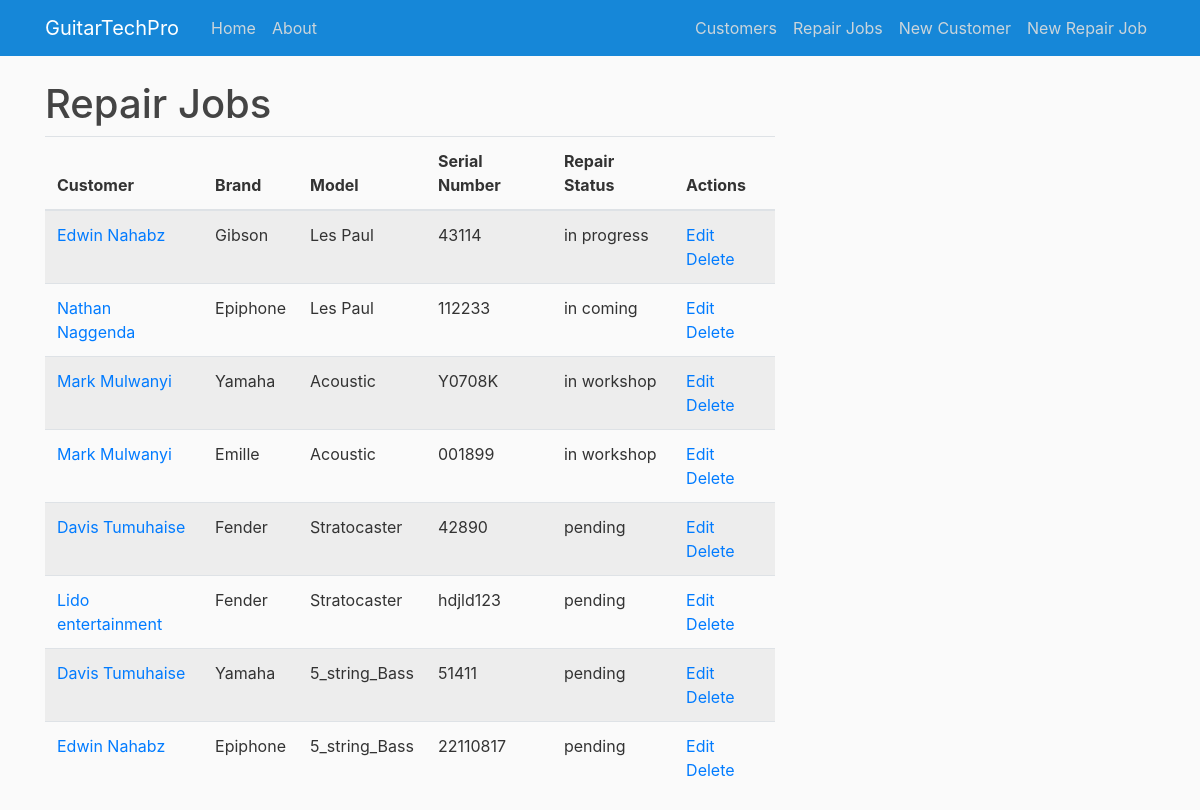
Screenshot of /guitars/view with the database file from the repository.
### app/models.py (models this page shows, shortened)
class Guitar(db.Model):
    id = db.Column(db.Integer, primary_key=True)
    brand = db.Column(db.String(50), nullable=False)
    model = db.Column(db.String(50), nullable=False)
    serial_number = db.Column(db.String(50), nullable=True)
    description = db.Column(db.String(250), nullable=False)
    repair_status = db.Column(db.String(50), nullable=False)
    customer_id = db.Column(db.Integer, db.ForeignKey('customer.id'), nullable=False)

class Customer(db.Model):
    id = db.Column(db.Integer, primary_key=True)
    firstname = db.Column(db.String(50), nullable=False)
    lastname = db.Column(db.String(50), nullable=False)
    phone = db.Column(db.String(20), nullable=False)
    email = db.Column(db.String(120), nullable=True)
    guitars = db.relationship('Guitar', backref='customer', lazy=True)

### app/routes.py (the view)
@app.route('/guitars/view', methods=['GET', 'POST'])
def view_guitars():
    guitars = Guitar.query.all()
    return render_template('view_guitars.html', guitars=guitars)

### app/templates/view_guitars.html (shortened to what this page needs)
{% extends 'base.html' %}
{% block content %}
<h1>Repair Jobs</h1>
<div class="table-responsive">
    <table class="table table-striped">
        <thead>
            <tr>
                <th>Customer</th>
                <th>Brand</th>
                <th>Model</th>
                <th>Serial Number</th>
                <th>Repair Status</th>
                <th>Actions</th>
            </tr>
        </thead>
        <tbody>
            {% for guitar in guitars %}
            <tr>
                <td>
                    {% if guitar.customer %}
                    <a href="{{ url_for('view_customer_guitars', customer_id=guitar.customer.id) }}">
                        {{ guitar.customer.firstname }} {{ guitar.customer.lastname }}
                    </a>
                    {% else %}
                    <a href="{{ url_for('add_customer', guitar_id=guitar.id) }}">Add Customer</a>
                    {% endif %}
                </td>
                <td>{{ guitar.brand }}</td>
                <td>{{ guitar.model }}</td>
                <td>{{ guitar.serial_number}}</td>
                <td>{{ guitar.repair_status }}</td>
                <td>
                    <a href="{{ url_for('edit_guitar', guitar_id=guitar.id) }}">Edit</a>
                    <a href="{{ url_for('delete_guitar', guitar_id=guitar.id) }}" onclick="return confirm('Are you sure you want to delete this guitar?')">Delete</a>
                </td>
            </tr>
            {% endfor %}
        </tbody>
    </table>
</div>
{% endblock %}

### app/static/main.css (style rules this page uses)
body { background: #fafafa; color: #333333; margin-top: 5rem; }
h1, h2, h3, h4, h5, h6 { color: #444444; }

### rows the page displays
Guitar: customer.firstname "Edwin", customer.lastname "Nahabz", brand "Gibson", model "Les Paul", serial_number "43114", repair_status "in progress"
Guitar: customer.firstname "Nathan", customer.lastname "Naggenda", brand "Epiphone", model "Les Paul", serial_number "112233", repair_status "in coming"
Guitar: customer.firstname "Mark", customer.lastname "Mulwanyi", brand "Yamaha", model "Acoustic", serial_number "Y0708K", repair_status "in workshop"
Guitar: customer.firstname "Mark", customer.lastname "Mulwanyi", brand "Emille", model "Acoustic", serial_number "001899", repair_status "in workshop"
Guitar: customer.firstname "Davis", customer.lastname "Tumuhaise", brand "Fender", model "Stratocaster", serial_number "42890", repair_status "pending"
Guitar: customer.firstname "Lido", customer.lastname "entertainment", brand "Fender", model "Stratocaster", serial_number "hdjld123", repair_status "pending"
Guitar: customer.firstname "Davis", customer.lastname "Tumuhaise", brand "Yamaha", model "5_string_Bass", serial_number "51411", repair_status "pending"
Guitar: customer.firstname "Edwin", customer.lastname "Nahabz", brand "Epiphone", model "5_string_Bass", serial_number "22110817", repair_status "pending"
